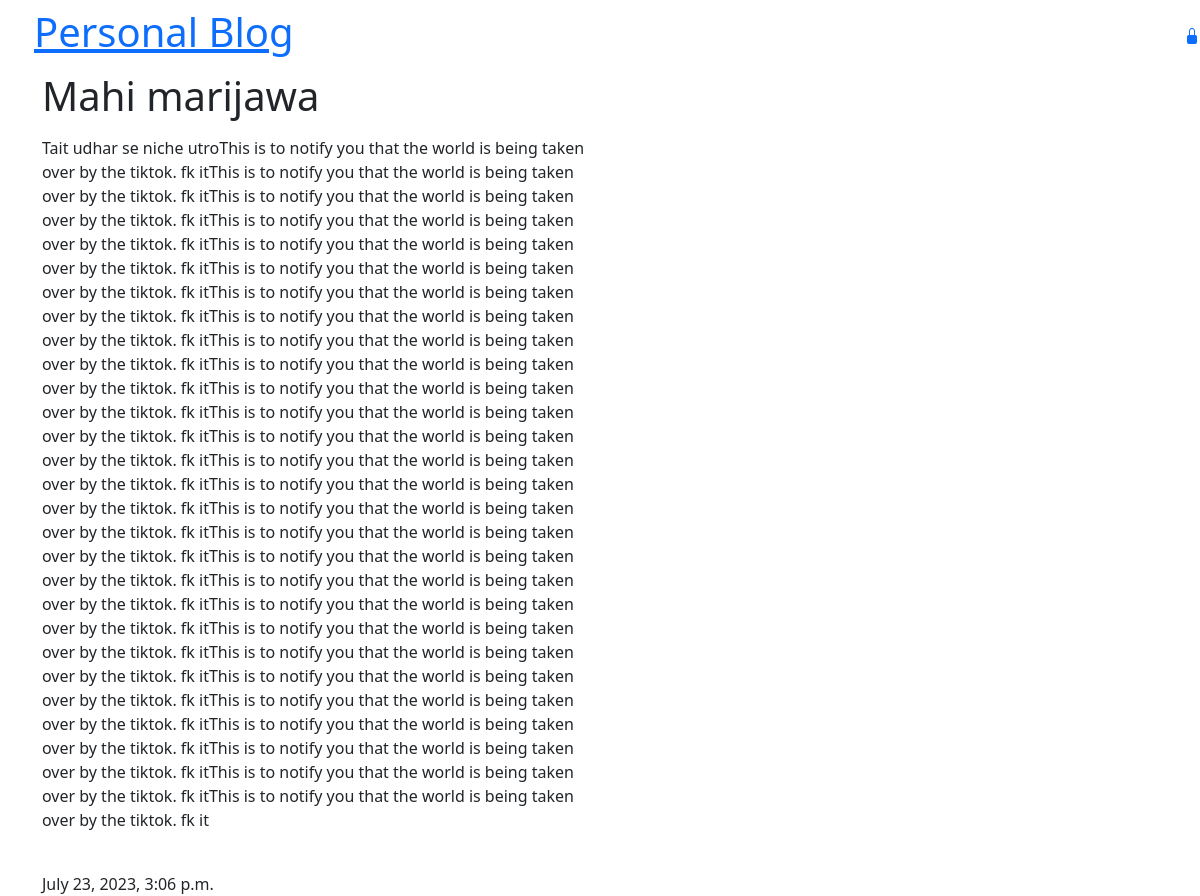
The app's page /blog_detail/1/ with its own data.
### blog_site_app/models.py (models this page shows, shortened)
class BlogPost(models.Model):
   title = models.CharField(max_length=256)
   text =  models.TextField()
   date = models.DateTimeField(default=timezone.now)
   published_date = models.DateTimeField(blank=True, null=True)

### blog_site_app/views.py (the view)
# urls.py: path("blog_detail/<int:pk>/", views.post_detail),
def post_detail(request,pk):
    post = BlogPost.objects.get(pk=pk)
    return render(request, "post_details.html", {"detailed_post": post},)

### templates/post_details.html
{% extends "base.html" %}
{% block content %}
<div class="post">
    <h1>{{detailed_post.title}}</h1>
</div>
<p class=""> {{detailed_post.text | linebreaks}}</p>
<br>
{% if detailed_post.published_date %}
<div class="date">
    {{detailed_post.published_date}}
</div>
{% endif %}
{% endblock %}

### records on screen
BlogPost: title "Mahi marijawa", text "Tait udhar se niche utroThis is to notify you that the world is being taken over by the tiktok. fk itThis is to notify you that the world is being taken over by the tiktok. fk itThis is to notify you that the world is being taken over by the tiktok. fk itThis is to notify you that the world is being taken over by the tiktok. fk itThis is to notify you that the world is being taken over by the tiktok. fk itThis is to notify you that the world is being taken over by the tiktok. fk itThis is to notify you that the world is being taken over by the tiktok. fk itThis is to notify you that the world is being taken over by the tiktok. fk itThis is to notify you that the world is being taken over by…", published_date "July 23, 2023, 3:06 p.m."
